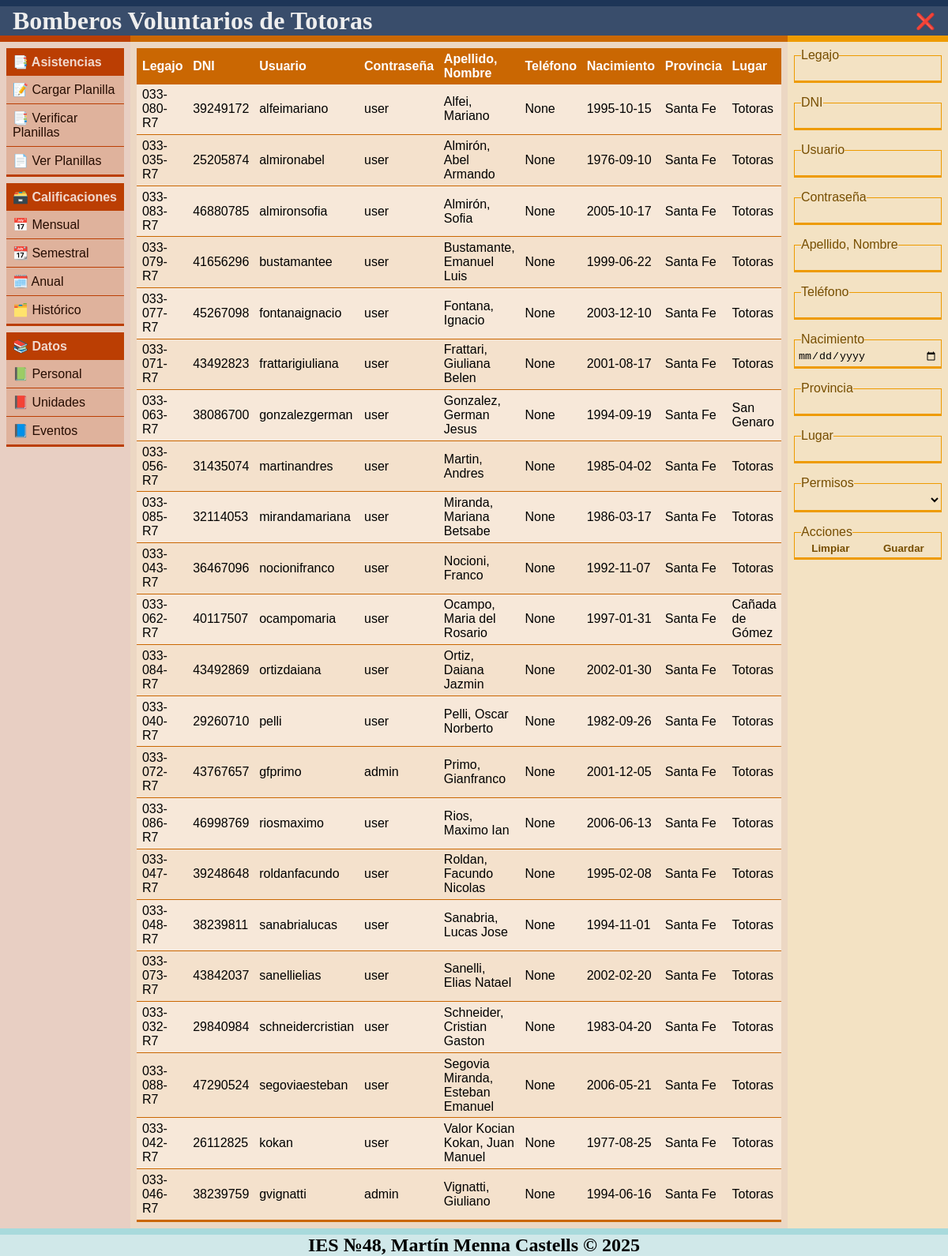
/personal/ (signed in), run on an earlier commit of the app's database.
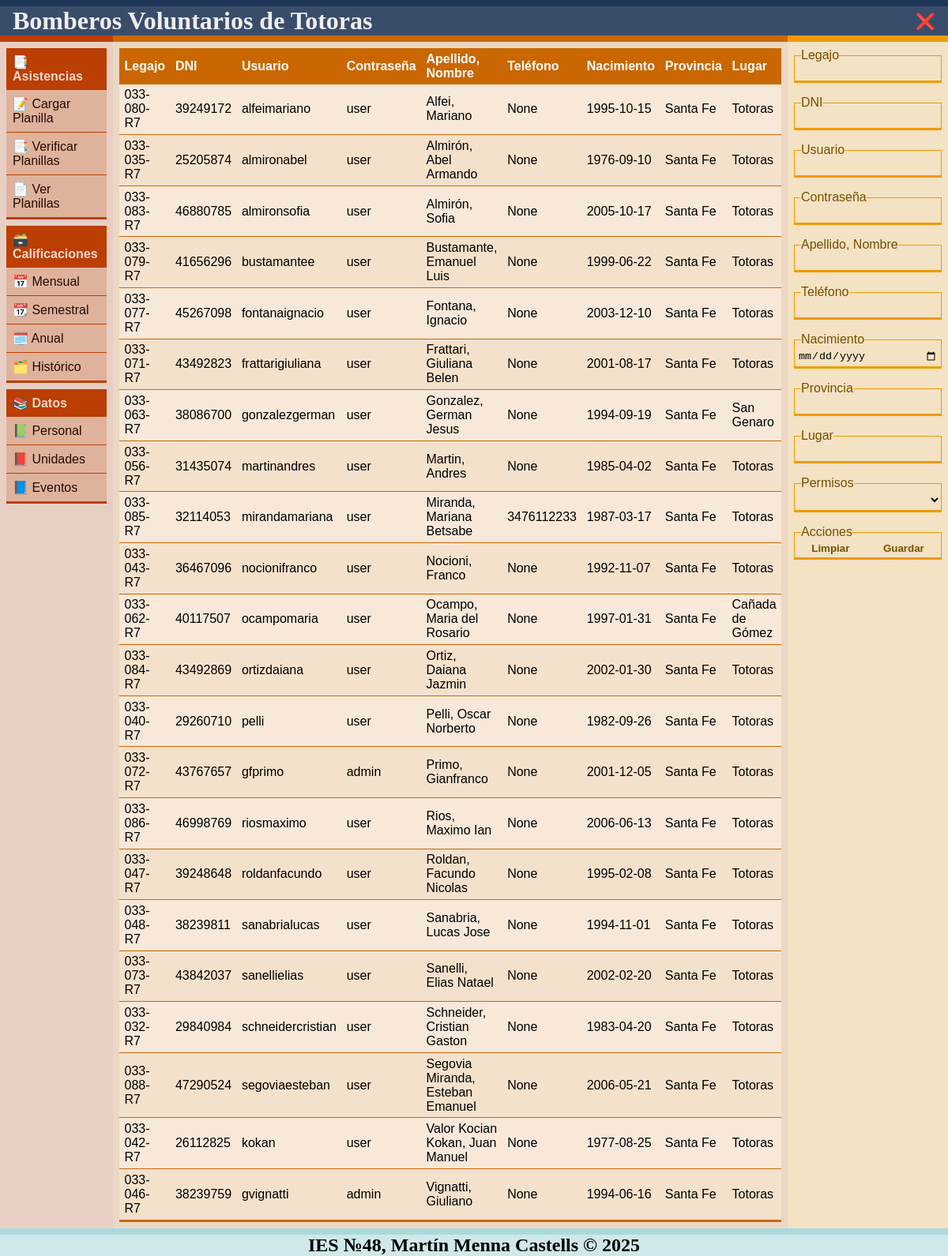
And on a later commit of the database.
### tables this page shows
CREATE TABLE personal (
    legajo           TEXT    PRIMARY KEY UNIQUE,
    dni              INTEGER NOT NULL UNIQUE,
    username         TEXT    NOT NULL UNIQUE,
    password         TEXT    NOT NULL,
    apellido_nombre  TEXT    NOT NULL,
    telefono         INTEGER,
    fecha_nacimiento TEXT    NOT NULL,
    provincia        TEXT    NOT NULL,
    lugar            TEXT    NOT NULL,
    permisos         INTEGER NOT NULL DEFAULT 0
);

### app/blueprints/bp_personal.py (the view)
@bp.route('/', methods=['GET'])
@Admin_Required
def Personal():
    return render_template('datos/personal.html', personal=Bombero.Get_Bomberos())

### app/blueprints/bp_index.py (called while the page is built)
def Admin_Required(f):
    @wraps(f)
    def decorated_function(*args, **kwargs):
        if 'user' not in session:
            flash('Inicie sesión para acceder a esta página.')
            return redirect(url_for('index.Index'))
        elif session['user']['permisos'] < 2:
            flash('No tiene permisos de administrador para acceder a esta página.')
            return redirect(url_for('index.Index'))
        return f(*args, **kwargs)
    return decorated_function

### app/scripts/db.py (called while the page is built)
def Get_DB():
    if 'db' not in g:
        g.db = sqlite3.connect(
            DATABASE,
            detect_types=sqlite3.PARSE_DECLTYPES
        )
        g.db.row_factory = sqlite3.Row
    return g.db

def Close_DB(exception):
    db = g.pop('db', None)
    if db is not None:
        db.close()

### app/templates/datos/personal.html (shortened to what this page needs)
{% extends 'base.html' %}
{% block head %}
    <link rel="stylesheet" href="{{ url_for('static', filename='datos.css') }}">
{% endblock %}
{% block center %}
    <table>
        <col width="15%"><col width="10%"><col width="10%"><col width="10%"><col width="10%"><col width="10%"><col width="10%"><col width="10%"><col width="10%">
        <thead>
            <tr>
                <th>Legajo</th>
                <th>DNI</th>
                <th>Usuario</th>
                <th>Contraseña</th>
                <th>Apellido, Nombre</th>
                <th>Teléfono</th>
                <th>Nacimiento</th>
                <th>Provincia</th>
                <th>Lugar</th>
            </tr>
        </thead>
        <tbody>
            {% for Bombero in personal %}
                <tr onclick="tr_Seleccionar(this)">
                    <td>{{ Bombero.legajo }}</td>
                    <td>{{ Bombero.dni }}</td>
                    <td>{{ Bombero.username }}</td>
                    <td>{{ Bombero.password }}</td>
                    <td>{{ Bombero.apellido_nombre }}</td>
                    <td>{{ Bombero.telefono }}</td>
                    <td>{{ Bombero.fecha_nacimiento }}</td>
                    <td>{{ Bombero.provincia }}</td>
                    <td>{{ Bombero.lugar }}</td>
                </tr>
            {% endfor %}
        </tbody>
    </table>
{% endblock %}
{% block right %}
    <form id="abm" action="{{ url_for('personal.Subir') }}" method="post">
        <fieldset>
            <legend>Legajo</legend>
            <input type="text" name="legajo" value="" required>
        </fieldset>
        <fieldset>
            <legend>DNI</legend>
            <input type="text" name="dni" value="" required>
        </fieldset>
        <fieldset>
            <legend>Usuario</legend>
            <input type="text" name="username" value="" required>
        </fieldset>
        <fieldset>
            <legend>Contraseña</legend>
            <input type="text" name="password" value="" required>
        </fieldset>
        <fieldset>
            <legend>Apellido, Nombre</legend>
            <input type="text" name="apellido_nombre" value="" required>
        </fieldset>
        <fieldset>
            <legend>Teléfono</legend>
            <input type="tel" pattern="\d{2,4}[ -]?\d{6}" name="telefono" value="" title="Formato: 1234 567891 o 1234-567891" required>
        </fieldset>
        <fieldset>
            <legend>Nacimiento</legend>
            <input type="date" name="fecha_nacimiento" value="" required>
        </fieldset>
        <fieldset>
            <legend>Provincia</legend>
            <input type="text" name="provincia" value="" required>
        </fieldset>
        <fieldset>
            <legend>Lugar</legend>
            <input type="text" name="lugar" value="" required>
        </fieldset>
        <fieldset>
            <legend>Permisos</legend>
            <select name="permisos" required>
                <option hidden disabled selected value></option>
                <option value="0">Baja</option>
            </select>
        </fieldset>
        <fieldset>
            <legend>Acciones</legend>
            <button onclick="form_Limpiar()">
                <span>Limpiar</span>
            </button>
            <button type="submit">
                <span>Guardar</span>
            </button>
        </fieldset>
    </form>
{% endblock %}

What changed in the data, as far as the page shows it:
changed personal "mirandamariana": telefono "None" → "3476112233"; fecha_nacimiento "1986-03-17" → "1987-03-17"
